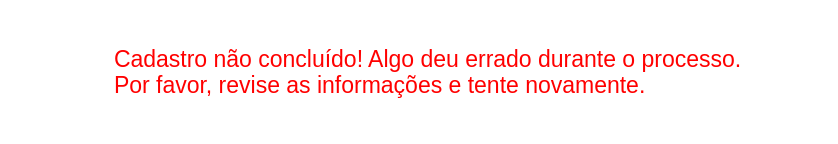
<?xml version="1.0" encoding="UTF-8"?>
<ui version="4.0">
 <class>Dialog</class>
 <widget class="QDialog" name="Dialog">
  <property name="windowModality">
   <enum>Qt::ApplicationModal</enum>
  </property>
  <property name="geometry">
   <rect>
    <x>0</x>
    <y>0</y>
    <width>838</width>
    <height>144</height>
   </rect>
  </property>
  <property name="minimumSize">
   <size>
    <width>0</width>
    <height>0</height>
   </size>
  </property>
  <property name="maximumSize">
   <size>
    <width>9999999</width>
    <height>9999999</height>
   </size>
  </property>
  <property name="windowTitle">
   <string>Dialog</string>
  </property>
  <property name="styleSheet">
   <string notr="true">background-color: rgb(255, 255, 255);</string>
  </property>
  <layout class="QHBoxLayout" name="horizontalLayout">
   <item>
    <widget class="QLabel" name="icon">
     <property name="minimumSize">
      <size>
       <width>91</width>
       <height>91</height>
      </size>
     </property>
     <property name="maximumSize">
      <size>
       <width>97</width>
       <height>97</height>
      </size>
     </property>
     <property name="sizeIncrement">
      <size>
       <width>91</width>
       <height>0</height>
      </size>
     </property>
     <property name="midLineWidth">
      <number>0</number>
     </property>
     <property name="text">
      <string/>
     </property>
     <property name="pixmap">
      <pixmap>../Downloads/cancel_24dp_FF0000_FILL0_wght400_GRAD0_opsz24.png</pixmap>
     </property>
    </widget>
   </item>
   <item>
    <widget class="QLabel" name="texto">
     <property name="minimumSize">
      <size>
       <width>701</width>
       <height>91</height>
      </size>
     </property>
     <property name="maximumSize">
      <size>
       <width>999999</width>
       <height>999999</height>
      </size>
     </property>
     <property name="font">
      <font>
       <pointsize>17</pointsize>
      </font>
     </property>
     <property name="styleSheet">
      <string notr="true">color: rgb(255, 0, 0);</string>
     </property>
     <property name="text">
      <string>Cadastro não concluído! Algo deu errado durante o processo. 
Por favor, revise as informações e tente novamente.</string>
     </property>
    </widget>
   </item>
  </layout>
 </widget>
 <resources/>
 <connections/>
</ui>
